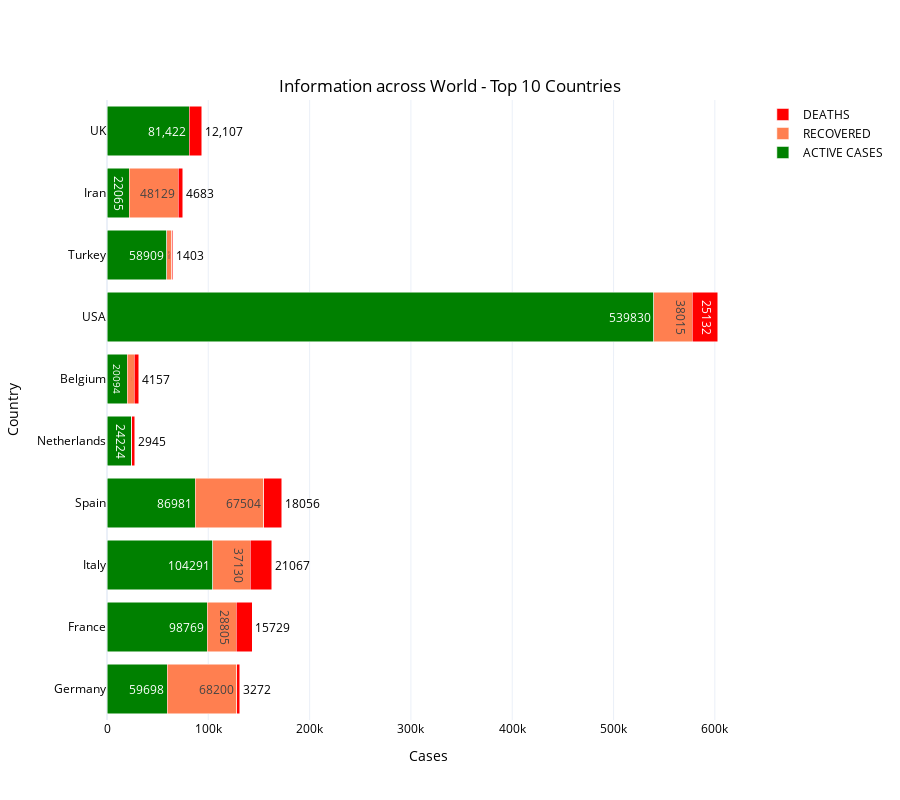

The notebook cell saved with this chart:
### Code cell
fig = go.Figure()

fig.add_trace(go.Bar(
    y= df6['COUNTRY'],
    x= df6['ACTIVE CASES'],
    name='ACTIVE CASES',
    orientation='h',
    marker=dict(
        color='green',
    ),
    text=df6['ACTIVE CASES'],
    textposition='auto',
))

fig.add_trace(go.Bar(
    y= df6['COUNTRY'],
    x= df6['TOTAL RECOVERED'],
    name='RECOVERED',
    orientation='h',
     marker=dict(
        color='coral',
    ),
    text=df6['TOTAL RECOVERED'],
    textposition='auto',
))

fig.add_trace(go.Bar(
    y= df6['COUNTRY'],
    x= df6['DEATHS'],
    name='DEATHS',
    orientation='h',
     marker=dict(
        color='red',
    ),
    text=df6['DEATHS'],
    textposition='auto',
))
fig.update_layout(barmode='stack')
fig.update_layout(
    title= {
        'text': 'Information across World - Top 10 Countries',
        'y':0.9,
        'x':0.5,
        'xanchor': 'center',
        'yanchor': 'top'
    },
    height=800,
    xaxis_title= 'Cases',
    yaxis_title = 'Country',
    template='plotly_white',
    font=dict(
        color="black"
    )
)
fig.show()

### Figure 1 — Plotly figure (JSON) as saved in the notebook; plotly's stock layout.template omitted (floating-point values rounded to 4 significant figures)
{"data": [{"marker": {"color": "green"}, "name": "ACTIVE CASES", "orientation": "h", "text": ["59698", "98769", "104291", "86981", "24224", "20094", "539830", "58909", "22065", "81,422"], "textposition": "auto", "type": "bar", "x": ["59698", "98769", "104291", "86981", "24224", "20094", "539830", "58909", "22065", "81,422"], "y": ["Germany", "France", "Italy", "Spain", "Netherlands", "Belgium", "USA", "Turkey", "Iran", "UK"]}, {"marker": {"color": "coral"}, "name": "RECOVERED", "orientation": "h", "text": [68200, 28805, 37130, 67504, 250, 6868, 38015, 4799, 48129, null], "textposition": "auto", "type": "bar", "x": [68200, 28805, 37130, 67504, 250, 6868, 38015, 4799, 48129, null], "y": ["Germany", "France", "Italy", "Spain", "Netherlands", "Belgium", "USA", "Turkey", "Iran", "UK"]}, {"marker": {"color": "red"}, "name": "DEATHS", "orientation": "h", "text": ["3272", "15729", "21067", "18056", "2945", "4157", "25132", "1403", "4683", "12,107"], "textposition": "auto", "type": "bar", "x": ["3272", "15729", "21067", "18056", "2945", "4157", "25132", "1403", "4683", "12,107"], "y": ["Germany", "France", "Italy", "Spain", "Netherlands", "Belgium", "USA", "Turkey", "Iran", "UK"]}], "layout": {"barmode": "stack", "font": {"color": "black"}, "height": 800, "title": {"text": "Information across World - Top 10 Countries", "x": 0.5, "xanchor": "center", "y": 0.9, "yanchor": "top"}, "xaxis": {"title": {"text": "Cases"}}, "yaxis": {"title": {"text": "Country"}}}}
